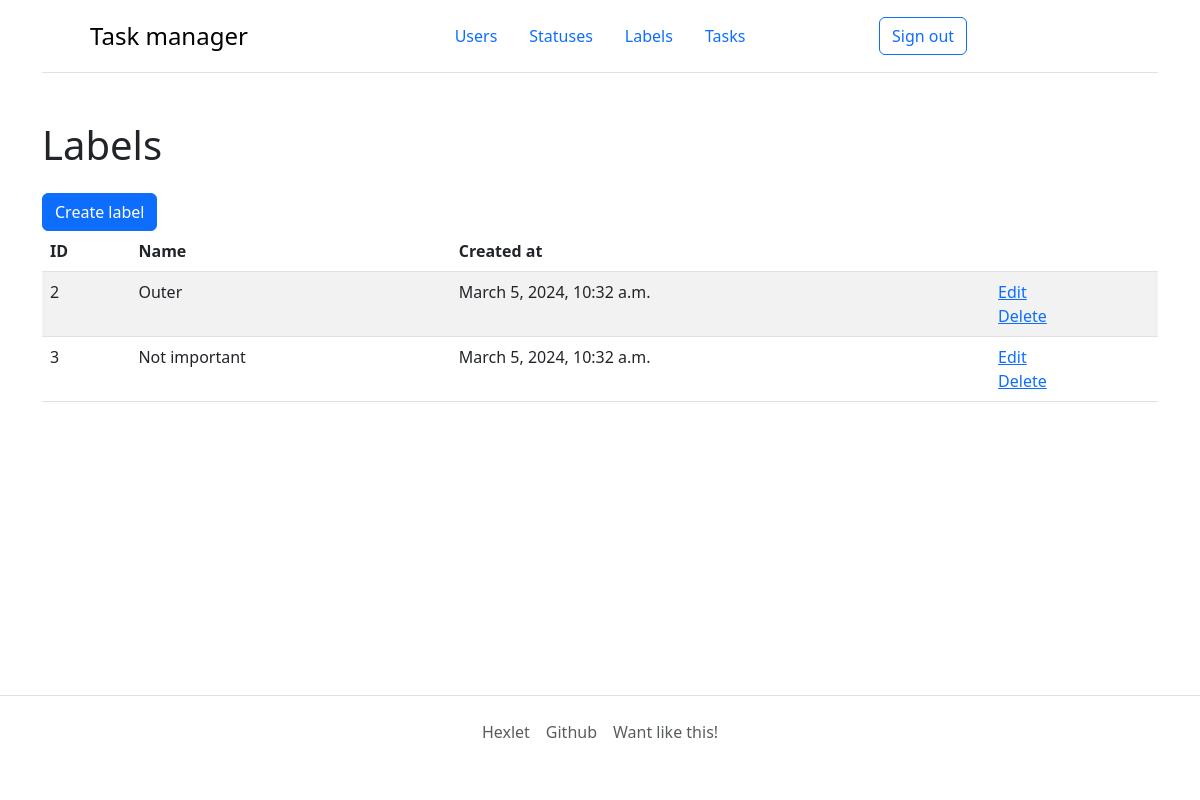
Page /labels/ (signed in) on the committed database.
### task_manager/labels/models.py (models this page shows, shortened)
class Label(models.Model):
    name = models.CharField(max_length=255,
                            unique=True)
    created_at = models.DateTimeField(auto_now_add=True)

### task_manager/labels/views.py (the view)
# urls.py: path('', ListLabelView.as_view(), name='labels_index'),
class ListLabelView(LoginRequiredMixin, ListView):
    model = Label
    context_object_name = 'labels'
    template_name = 'labels/index.html'

### task_manager/templates/labels/index.html (shortened to what this page needs)
{% extends "basement.html" %}
{% load django_bootstrap5 i18n %}
{% block content %}
    <h1 class="my-4">{% trans 'Labels' %}</h1>
    <form action="{% url 'labels_create' %}">
    {% trans 'Create label' as button_name %}
    {% bootstrap_button button_type='submit' content=button_name %}
    </form>
    <table class="table table-striped">
        <thead>
            <tr>
                <th>ID</th>
                <th>{% trans "Name" %}</th>
                <th>{% trans "Created at" %}</th>
                <th></th>
            </tr>
        </thead>
        {% if labels %}
        <tbody>
        {% for label in labels %}
            <tr>
                <td>{{ label.pk }}</td>
                <td>{{ label.name }}</td>
                <td>{{ label.created_at }}</td>
                <td>
                    <a href="{% url 'labels_update' label.pk %}">{% trans "Edit" %}</a>
                    <br>
                    <a href="{% url 'labels_delete' label.pk %}">{% trans "Delete" %}</a>
                </td>
            </tr>
        {% endfor %}
        </tbody>
        {% endif %}
    </table>
{% endblock %}

### rows in the picture
Label: pk "2", name "Outer", created_at "March 5, 2024, 10:32 a.m."
Label: pk "3", name "Not important", created_at "March 5, 2024, 10:32 a.m."

### other values in the picture
{{ title_ }} "Task manager"
